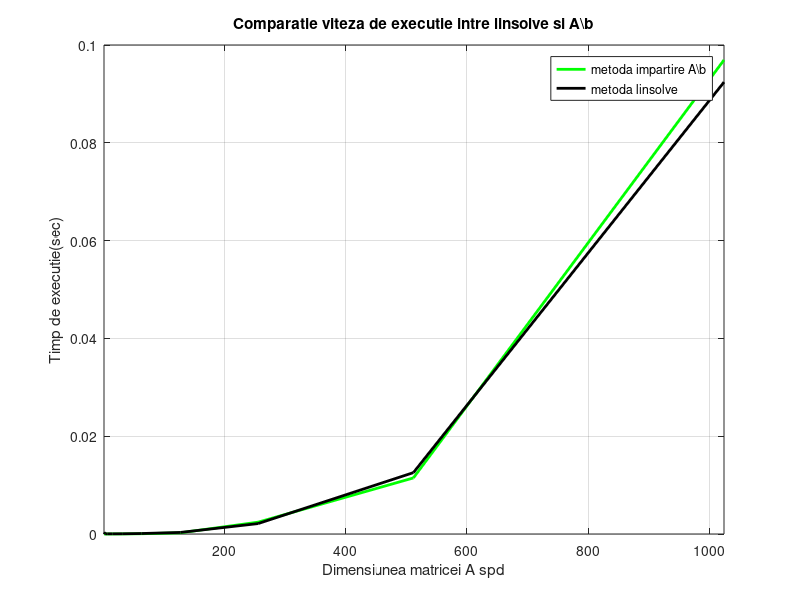

Source code (MATLAB):
%tema11_CodreanuRadu_321AA
opts.SYM = true;
opts.POSDEF = true;
dimensiune = zeros(1, 10);
for i = 1 : 10
    dimensiune(i) = 2^i;
end
diferenta_solutie = zeros(1, 10);

timp_metoda_linsolve = zeros(10, 1);
timp_metoda_impartire = zeros(10, 1);

for i = 1 : 10
    A = randn(dimensiune(i), dimensiune(i));
    A = A * A';
    b = randn(dimensiune(i), 1);
    tic;
    solutie_linsolve = linsolve(A, b, opts);
    timp_metoda_linsolve(i) = toc;
    tic;
    solutie_impartire = A \ b;
    timp_metoda_impartire(i) = toc;

    diferenta_solutie(i) = norm(solutie_impartire - solutie_linsolve,'fro');
    %dimensiune = dimensiune * 2;
end
fprintf('Timpi de executie metoda linsolve:\n'); 
disp(timp_metoda_linsolve);
fprintf('Timpi de executie metoda impartire:\n'); 
disp(timp_metoda_impartire);
fprintf('Norma diferentelor dintre solutii:\n'); 
disp(diferenta_solutie);

figure;
plot(dimensiune, timp_metoda_impartire,'green-','LineWidth',2,'DisplayName','metoda impartire A\\b');
hold on;
plot(dimensiune, timp_metoda_linsolve,'black-','LineWidth',2,'DisplayName','metoda linsolve');
xlabel('Dimensiunea matricei A spd');
ylabel('Timp de executie(sec)');
title('Comparatie viteza de executie intre linsolve si A\\b');
legend;
xlim([2 1024]);
grid;

